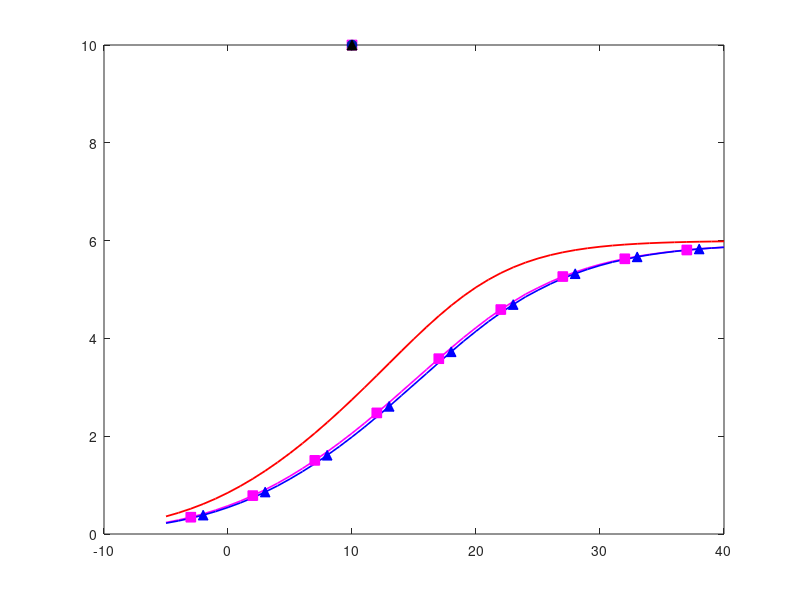

This figure's MATLAB source: (Note: this script raises an error after producing the figure.)
% optimization of modulation in each avarage snr

clc;
clear;
%clf;
colour_peach = [251 111 66] ./ 255;
colour_darkblue = [1 17 181] ./ 255;
figure(1)

load Er_MI_64QAM.mat

plot(SNR,Er_MI_64QAM_fading,'r','linewidth',1.3)

hold on 
plot(10,10,'-sm','markerfacecolor','m','MarkerSize',7)
plot(10,10,'-^b','markerfacecolor','b','MarkerSize',7)
plot(10,10,'--og','markerfacecolor','g','MarkerSize',7)
plot(10,10,'--^','Color',colour_peach,'MarkerEdgeColor',colour_peach,'markerfacecolor',colour_peach,'MarkerSize',7)
plot(10,10,'-.o','Color',colour_darkblue,'MarkerEdgeColor',colour_darkblue,'markerfacecolor',colour_darkblue,'MarkerSize',7)
plot(10,10,'-.^k','markerfacecolor','k','MarkerSize',7)
hold on

% corrected L-HARQ, problem of renewal-reward K=2
load LHARQ_translated_AMC_policy_16QAM_K_2_Perfect_Decoding_continuous_R_dop_0.05_rho_0.95_V_LHARQ_Correct_Part1.mat

%L-HARQ throughput with AMC_policy
throughput_lharq_delta_1_K_2=throughput_lharq_delta(1,(1:18));
%L-HARQ throughput with optimal delta
throughput_lharq_K_2=throughput_lharq(1,(1:18));

load LHARQ_translated_AMC_policy_16QAM_K_2_Perfect_Decoding_continuous_R_dop_0.05_rho_0.95_V_LHARQ_Correct_Part2.mat

throughput_lharq_delta_1_K_2=[throughput_lharq_delta_1_K_2 throughput_lharq_delta(1,(19:end))];
throughput_lharq_K_2=[throughput_lharq_K_2 throughput_lharq(1,(19:end))];
%

% corrected L-HARQ, problem of renewal-reward K=4
load LHARQ_translated_AMC_policy_16QAM_K_4_Perfect_Decoding_continuous_R_dop_0.05_rho_0.95_V_LHARQ_Correct_Part1.mat

%L-HARQ throughput with AMC_policy
throughput_lharq_delta_1_K_4=throughput_lharq_delta(1,(1:18));
%L-HARQ throughput with optimal delta
throughput_lharq_K_4=throughput_lharq(1,(1:18));

load LHARQ_translated_AMC_policy_16QAM_K_4_Perfect_Decoding_continuous_R_dop_0.05_rho_0.95_V_LHARQ_Correct_Part2.mat

throughput_lharq_delta_1_K_4=[throughput_lharq_delta_1_K_4 throughput_lharq_delta(1,(19:end))];
throughput_lharq_K_4=[throughput_lharq_K_4 throughput_lharq(1,(19:end))];
%


load LHARQ_AMC_policy_16QAM_Perfect_Decoding_continuous_R_dop_0.05_rho_0.95_V_leger.mat
throughput_amc_16=[throughput_harq(1,:), zeros(1,10)];
throughput_harq_16=[throughput_harq(4,:), zeros(1,10)];


load LHARQ_AMC_policy_64QAM_Perfect_Decoding_continuous_R_dop_0.05rho_0.95_V_leger.mat
throughput_amc=max(throughput_harq(1,:),throughput_amc_16);
plot(SNRdB,throughput_amc,'-m','linewidth',1.2)
amrk1=throughput_amc(1,(3:5:end-2));

throughput_harq_16_64=max(throughput_harq_16,throughput_harq(4,:));
plot(SNRdB,throughput_harq_16_64,'-b','linewidth',1.2)
amrk2=throughput_harq_16_64(1,(4:5:end-2));


plot(SNRdB(3:5:end-2),amrk1,'sm','markerfacecolor','m','MarkerSize',7)

plot(SNRdB(4:5:end-2),amrk2,'^b','markerfacecolor','b','MarkerSize',7)

%%

load LHARQ_translated_AMC_policy_64QAM_K_2_Perfect_Decoding_continuous_R_dop_0.05_rho_0.95_V_LHARQ_Correct.mat
throughput_lharq_delta_1_K_2=[throughput_lharq_delta_1_K_2 zeros(1,10)];
throughput_lharq_delta_1_K_2=max(throughput_lharq_delta_1_K_2,throughput_lharq_delta(1,:));
plot(SNRdB,throughput_lharq_delta_1_K_2,'--g','linewidth',1.2)
amrk1=throughput_lharq_delta_1_K_2(3:5:end-2);

load LHARQ_translated_AMC_policy_64QAM_K_4_Perfect_Decoding_continuous_R_dop_0.05_rho_0.95_V_LHARQ_Correct.mat
throughput_lharq_delta_1_K_4=[throughput_lharq_delta_1_K_4 zeros(1,10)];
throughput_lharq_delta_1_K_4=max(throughput_lharq_delta_1_K_4,throughput_lharq_delta(1,:));
plot(SNRdB,throughput_lharq_delta_1_K_4,'--','Color',colour_peach,'linewidth',1.2)
amrk2=throughput_lharq_delta_1_K_4(4:5:end-2);


load LHARQ_translated_AMC_policy_64QAM_K_2_Perfect_Decoding_continuous_R_dop_0.05_rho_0.95_V_LHARQ_Correct.mat
throughput_lharq_K_2=[throughput_lharq_K_2 zeros(1,10)];
throughput_lharq_K_2=max(throughput_lharq_K_2,throughput_lharq);
plot(SNRdB,throughput_lharq_K_2,'-.','Color',colour_darkblue,'linewidth',1.2)
amrk11=throughput_lharq_K_2(6:5:end-2);

load LHARQ_translated_AMC_policy_64QAM_K_4_Perfect_Decoding_continuous_R_dop_0.05_rho_0.95_V_LHARQ_Correct.mat
throughput_lharq_K_4=[throughput_lharq_K_4 zeros(1,10)];
throughput_lharq_K_4=max(throughput_lharq_K_4,throughput_lharq);
plot(SNRdB,throughput_lharq_K_4,'-.k','linewidth',1.2)
amrk22=throughput_lharq_K_4(7:5:end-2);

plot(SNRdB(3:5:end-2),amrk1,'og','markerfacecolor','g','MarkerSize',7)

plot(SNRdB(4:5:end-2),amrk2,'^','MarkerEdgeColor',colour_peach,'markerfacecolor',colour_peach,'MarkerSize',7)

plot(SNRdB(6:5:end-2),amrk11,'o','MarkerEdgeColor',colour_darkblue,'markerfacecolor',colour_darkblue,'MarkerSize',7)

plot(SNRdB(7:5:end-2),amrk22,'^k','markerfacecolor','k','MarkerSize',7)




xlabel('SNR')
ylabel('throughput')

grid

legend(' Erg',' AM',' HA',' LH2',' LH4',' LH2O',' LH4O','Location','SouthEast')
axis([-5 40 0 6])

set(gca,'fontsize',11)
ll=legend;
set(ll,'FontSize',16);
%set(gcf,'PaperPositionMode','manual');

set(gcf,'PaperUnits','centimeters');
lar=512;
lon=2*lar/(1.1+sqrt(5));
set(gcf,'Position',[384 874 lar lon]);
set(gcf,'PaperPosition',[1.19 16 1.19 16]);
set(gca,'fontName','Times')
set(gcf,'PaperPositionMode','auto');




name_figure = 'LHARQ_rho95_16_64_QAM';
print('-depsc','-r300',name_figure)

